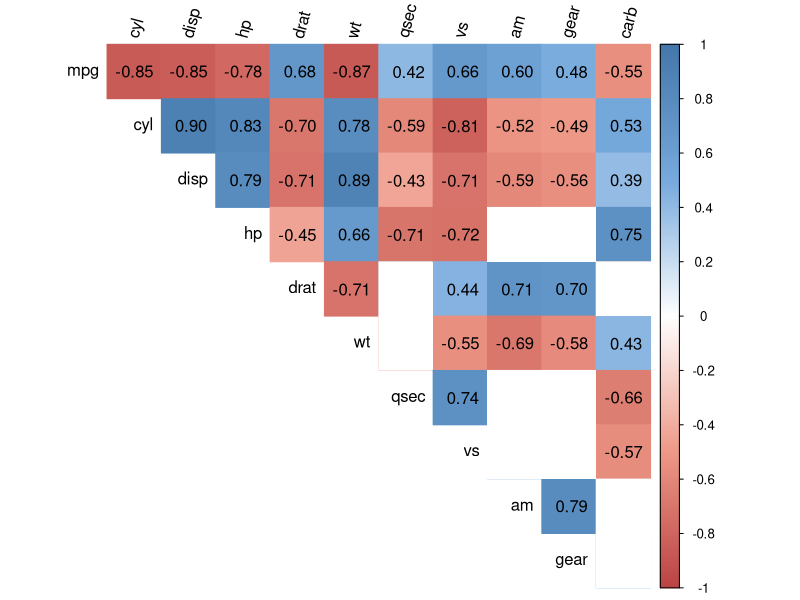

This figure's R source:
corrplot2 <- function(data,
                      method = "pearson",
                      sig.level = 0.05,
                      order = "original",
                      diag = FALSE,
                      type = "upper",
                      tl.srt = 90,
                      number.font = 1,
                      number.cex = 1,
                      mar = c(0, 0, 0, 0)) {
  library(corrplot)
  data_incomplete <- data
  data <- data[complete.cases(data), ]
  mat <- cor(data, method = method)
  cor.mtest <- function(mat, method) {
    mat <- as.matrix(mat)
    n <- ncol(mat)
    p.mat <- matrix(NA, n, n)
    diag(p.mat) <- 0
    for (i in 1:(n - 1)) {
      for (j in (i + 1):n) {
        tmp <- cor.test(mat[, i], mat[, j], method = method)
        p.mat[i, j] <- p.mat[j, i] <- tmp$p.value
      }
    }
    colnames(p.mat) <- rownames(p.mat) <- colnames(mat)
    p.mat
  }
  p.mat <- cor.mtest(data, method = method)
  col <- colorRampPalette(c("#BB4444", "#EE9988", "#FFFFFF", "#77AADD", "#4477AA"))
  corrplot(mat,
           method = "color", col = col(200), number.font = number.font,
           mar = mar, number.cex = number.cex,
           type = type, order = order,
           addCoef.col = "black", # add correlation coefficient
           tl.col = "black", tl.srt = tl.srt, # rotation of text labels
           # combine with significance level
           p.mat = p.mat, sig.level = sig.level, insig = "blank",
           # hide correlation coefficiens on the diagonal
           diag = diag
  )
}
corrplot2(
  data = mtcars,
  method = "pearson",
  sig.level = 0.05,
  order = "original",
  diag = FALSE,
  type = "upper",
  tl.srt = 75
)